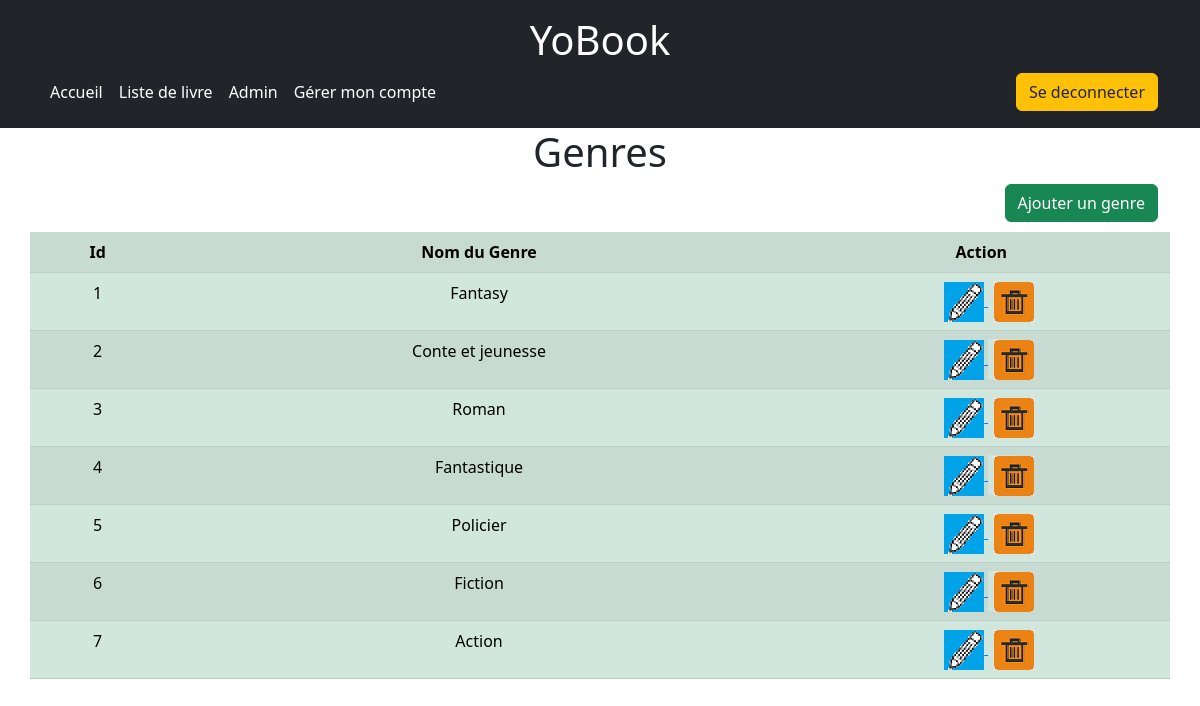
The app's page /index.php?uc=admin&action=listGenres (signed in) with its own data.
### tables this page shows
CREATE TABLE `genre` (
  `idgenre` int(11) NOT NULL AUTO_INCREMENT,
  `genre` varchar(45) DEFAULT NULL,
  PRIMARY KEY (`idgenre`)
);

### modeles/Genre.php (called while the page is built, shortened)
<?php
class Genre
{
    private $idgenre;
    private $genre;
    public function getIdgenre()
    {
        return $this->idgenre;
    }
    public function getGenre(): string
    {
        return $this->genre;
    }
    public static function findAll(): array
    {
        $sql = "SELECT `idgenre`, `genre` FROM genre";
        $param = [];
        $query = MonPdo::dbRun($sql, $param);
        return $query->fetchAll(PDO::FETCH_CLASS | PDO::FETCH_PROPS_LATE, 'Genre');
    }
}

### modeles/monPdo.php (called while the page is built, shortened)
<?php
class MonPdo
{
    private static $serveur = 'mysql:host=localhost';
    private static $bdd = 'dbname=dblivre';
    private static $user = 'test';
    private static $mdp = 'Super';
    private static $unPdo = null;
    private function __construct()
    {
        MonPdo::$unPdo = new PDO(MonPdo::$serveur . ';' . MonPdo::$bdd, MonPdo::$user, MonPdo::$mdp);
        MonPdo::$unPdo->query("SET CHARACTER SET utf8");
        MonPdo::$unPdo->setAttribute(PDO::ATTR_ERRMODE, PDO::ERRMODE_EXCEPTION);
    }
    public static function getInstance()
    {
        if (self::$unPdo == null) {
            self::$monPdo = new MonPdo();
        }
        return self::$unPdo;
    }
    public static function dbRun($sql, $param = null)
    {
        $statement = MonPdo::getInstance()->prepare($sql);
        $statement->execute($param);
        return $statement;
    }
}

### vues/admin/tableauGenre.php (the view, shortened to what this page needs)
<div class="container text-center">
    <h1>Genres</h1>
    <a href="index.php?uc=admin&action=ajouterGenre" class="btn btn-success btn-rounded" style="float: right;" role="button">Ajouter un genre</a>
    <br>
    <br>
    <div class="row">
        <table class="table table-success table-striped">
            <tr>
                <th>Id</th>
                <th>Nom du Genre</th>
                <th>Action</th>
            </tr>
            <?php
            foreach ($dataGenre as $genre) {
            ?>
                <tr>
                    <td><?= $genre->getIdgenre() ?></td>
                    <td><?= $genre->getGenre() ?></td>
                    <td>
                        <a href="index.php?uc=admin&action=modifierGenre&id=<?= $genre->getIdgenre() ?>">
                            <img src="img/crayon.png" alt="image de modification">
                        </a>
                        <button onclick="document.getElementById('id<?= $genre->getIdgenre() ?>').style.display='block'" class="delete">
                            <img src="img/suppression.png" alt="image de suppression">
                        </button>
                    </td>
                </tr>
            <?php
            }
            ?>
        </table>
    </div>
</div>

### records on screen
genre: idgenre "1", genre "Fantasy"
genre: idgenre "2", genre "Conte et jeunesse"
genre: idgenre "3", genre "Roman"
genre: idgenre "4", genre "Fantastique"
genre: idgenre "5", genre "Policier"
genre: idgenre "6", genre "Fiction"
genre: idgenre "7", genre "Action"
